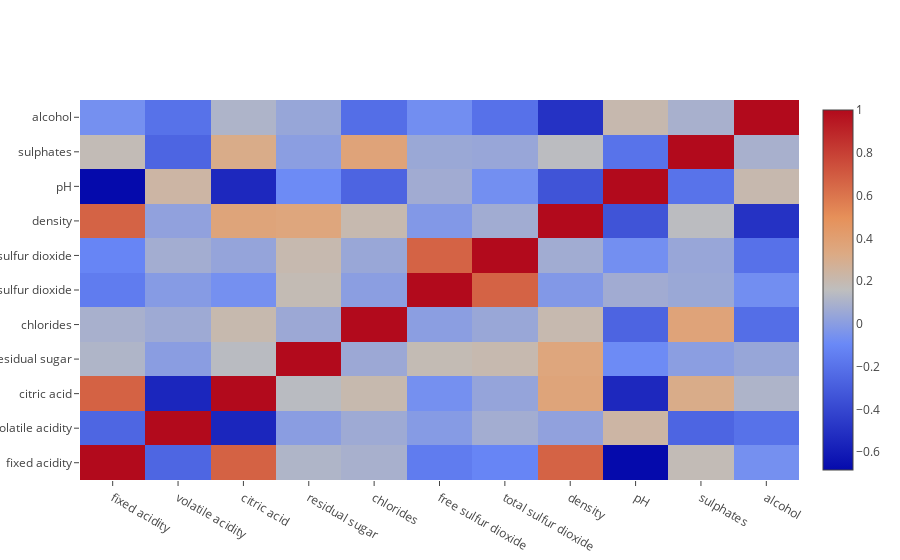

The notebook cell saved with this chart:
### Markdown cell above
Il grafico sottostante riporta la correlazione che intercorre tre la feature. Una correlazione positiva indica che quando la prima feature cresce anche la seconda cresce. Una correlazione negativa indica una tendenza inversa all'aumento: quando la prima aumenta la seconda tende a diminuire.

### Code cell
df_ = copy.copy(df_norm).drop(columns=['quality'])
covariance_matrix = df_.corr()
covariance_matrix = covariance_matrix.values
x_ = []
y_ = []
z_ = []

for i in range(len(df_.columns)):
    z_.append(covariance_matrix[i,])
    x_.append(df_norm.columns[i])
    y_.append(df_norm.columns[i])

trace = go.Heatmap(z=z_,
                   x=x_,
                   y=y_)    
figure = go.Figure(data=[trace])
iplot(figure)

### Figure 1 — Plotly figure (JSON) as saved in the notebook; plotly's stock layout.template omitted (floating-point values rounded to 4 significant figures)
{"data": [{"type": "heatmap", "uid": "e0e3dd60-11df-4601-a200-5395df292d58", "x": ["fixed acidity", "volatile acidity", "citric acid", "residual sugar", "chlorides", "free sulfur dioxide", "total sulfur dioxide", "density", "pH", "sulphates", "alcohol"], "y": ["fixed acidity", "volatile acidity", "citric acid", "residual sugar", "chlorides", "free sulfur dioxide", "total sulfur dioxide", "density", "pH", "sulphates", "alcohol"], "z": [[1, -0.2561, 0.6717, 0.1148, 0.09371, -0.1538, -0.1132, 0.668, -0.683, 0.183, -0.06167], [-0.2561, 1, -0.5525, 0.001918, 0.0613, -0.0105, 0.07647, 0.02203, 0.2349, -0.261, -0.2023], [0.6717, -0.5525, 1, 0.1436, 0.2038, -0.06098, 0.03553, 0.3649, -0.5419, 0.3128, 0.1099], [0.1148, 0.001918, 0.1436, 1, 0.05561, 0.187, 0.203, 0.3553, -0.08565, 0.005527, 0.04208], [0.09371, 0.0613, 0.2038, 0.05561, 1, 0.005562, 0.0474, 0.2006, -0.265, 0.3713, -0.2211], [-0.1538, -0.0105, -0.06098, 0.187, 0.005562, 1, 0.6677, -0.02195, 0.07038, 0.05166, -0.06941], [-0.1132, 0.07647, 0.03553, 0.203, 0.0474, 0.6677, 1, 0.07127, -0.06649, 0.04295, -0.2057], [0.668, 0.02203, 0.3649, 0.3553, 0.2006, -0.02195, 0.07127, 1, -0.3417, 0.1485, -0.4962], [-0.683, 0.2349, -0.5419, -0.08565, -0.265, 0.07038, -0.06649, -0.3417, 1, -0.1966, 0.2056], [0.183, -0.261, 0.3128, 0.005527, 0.3713, 0.05166, 0.04295, 0.1485, -0.1966, 1, 0.09359], [-0.06167, -0.2023, 0.1099, 0.04208, -0.2211, -0.06941, -0.2057, -0.4962, 0.2056, 0.09359, 1]]}], "layout": {}}
